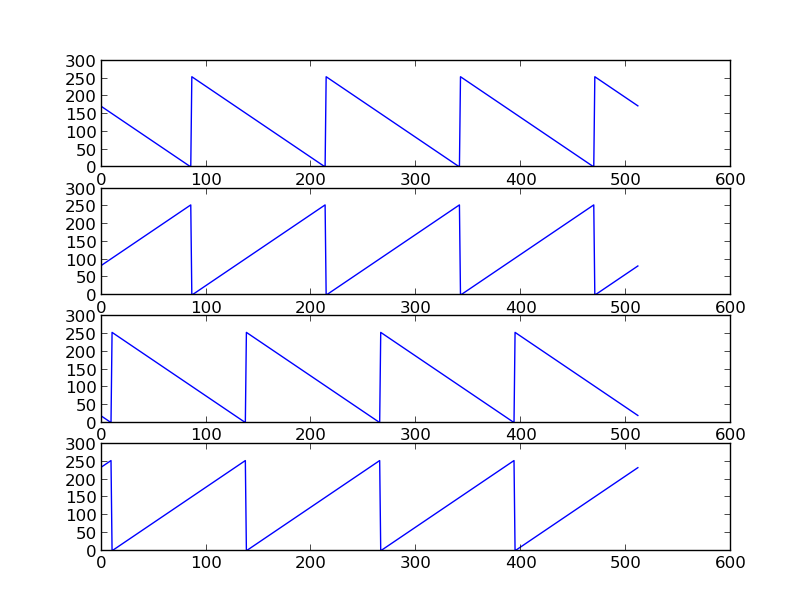

This figure's Python source:
import corr
import iadc
import time
import struct
import pylab

SNAPHOST = 'rpi3-2'
BOFFILE = 'extadc_snap_spec_2017-03-07_1741.bof'

print 'Connecting to', SNAPHOST
r = corr.katcp_wrapper.FpgaClient(SNAPHOST)
time.sleep(0.05)

print 'Programming with', BOFFILE
r.progdev(BOFFILE)

adc = iadc.Iadc(r)

# set up for dual-channel (non-interleaved) mode
adc.set_dual_input()

print 'Board clock is', r.est_brd_clk()

adc.set_ramp_mode()

xraw = r.snapshot_get('snapshot_ADC0', man_trig=True, man_valid=True)
x = struct.unpack('%dB' % xraw['length'], xraw['data'])
yraw = r.snapshot_get('snapshot_ADC1', man_trig=True, man_valid=True)
y = struct.unpack('%dB' % yraw['length'], yraw['data'])

pylab.figure()
pylab.subplot(4,1,1)
pylab.plot(x[0:1024:2])
pylab.subplot(4,1,2)
pylab.plot(x[1:1024:2])
pylab.subplot(4,1,3)
pylab.plot(y[0:1024:2])
pylab.subplot(4,1,4)
pylab.plot(y[1:1024:2])
pylab.show()
